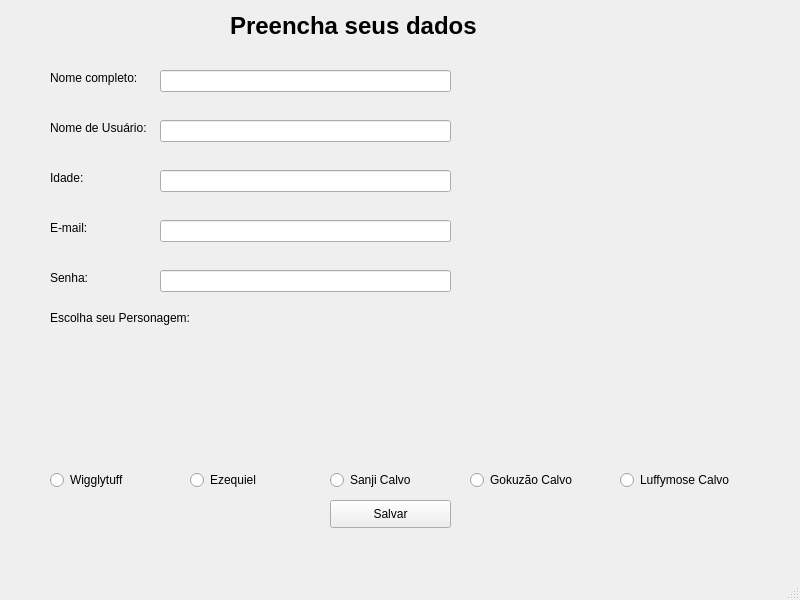
<?xml version="1.0" encoding="UTF-8"?>
<ui version="4.0">
 <class>MainWindow</class>
 <widget class="QMainWindow" name="MainWindow">
  <property name="geometry">
   <rect>
    <x>0</x>
    <y>0</y>
    <width>800</width>
    <height>600</height>
   </rect>
  </property>
  <property name="windowTitle">
   <string>MainWindow</string>
  </property>
  <widget class="QWidget" name="centralwidget">
   <widget class="QLabel" name="label">
    <property name="geometry">
     <rect>
      <x>50</x>
      <y>340</y>
      <width>121</width>
      <height>121</height>
     </rect>
    </property>
    <property name="text">
     <string/>
    </property>
    <property name="pixmap">
     <pixmap>../../Downloads/1.png</pixmap>
    </property>
    <property name="scaledContents">
     <bool>true</bool>
    </property>
    <property name="wordWrap">
     <bool>false</bool>
    </property>
   </widget>
   <widget class="QLabel" name="label_2">
    <property name="geometry">
     <rect>
      <x>190</x>
      <y>340</y>
      <width>121</width>
      <height>121</height>
     </rect>
    </property>
    <property name="text">
     <string/>
    </property>
    <property name="pixmap">
     <pixmap>../Voucher-143/prof.Pamela/qt designer/LinkExternoAula/img/ezequiel.png</pixmap>
    </property>
    <property name="scaledContents">
     <bool>true</bool>
    </property>
   </widget>
   <widget class="QLabel" name="label_3">
    <property name="geometry">
     <rect>
      <x>330</x>
      <y>340</y>
      <width>121</width>
      <height>121</height>
     </rect>
    </property>
    <property name="text">
     <string/>
    </property>
    <property name="pixmap">
     <pixmap>../../Downloads/sanji-careca.png</pixmap>
    </property>
    <property name="scaledContents">
     <bool>true</bool>
    </property>
   </widget>
   <widget class="QLabel" name="label_4">
    <property name="geometry">
     <rect>
      <x>470</x>
      <y>340</y>
      <width>131</width>
      <height>121</height>
     </rect>
    </property>
    <property name="text">
     <string/>
    </property>
    <property name="pixmap">
     <pixmap>../../Downloads/goku-careca.png</pixmap>
    </property>
    <property name="scaledContents">
     <bool>true</bool>
    </property>
   </widget>
   <widget class="QLabel" name="label_5">
    <property name="geometry">
     <rect>
      <x>620</x>
      <y>340</y>
      <width>131</width>
      <height>121</height>
     </rect>
    </property>
    <property name="text">
     <string/>
    </property>
    <property name="pixmap">
     <pixmap>../../Pictures/bald luffy.jpg</pixmap>
    </property>
    <property name="scaledContents">
     <bool>true</bool>
    </property>
   </widget>
   <widget class="QRadioButton" name="radioButton_wigglytuff">
    <property name="geometry">
     <rect>
      <x>50</x>
      <y>470</y>
      <width>95</width>
      <height>20</height>
     </rect>
    </property>
    <property name="text">
     <string>Wigglytuff</string>
    </property>
   </widget>
   <widget class="QRadioButton" name="radioButton_ezequiel">
    <property name="geometry">
     <rect>
      <x>190</x>
      <y>470</y>
      <width>95</width>
      <height>20</height>
     </rect>
    </property>
    <property name="text">
     <string>Ezequiel</string>
    </property>
   </widget>
   <widget class="QRadioButton" name="radioButton_sanji">
    <property name="geometry">
     <rect>
      <x>330</x>
      <y>470</y>
      <width>95</width>
      <height>20</height>
     </rect>
    </property>
    <property name="text">
     <string>Sanji Calvo</string>
    </property>
   </widget>
   <widget class="QRadioButton" name="radioButton_goku">
    <property name="geometry">
     <rect>
      <x>470</x>
      <y>470</y>
      <width>111</width>
      <height>20</height>
     </rect>
    </property>
    <property name="text">
     <string>Gokuzão Calvo</string>
    </property>
   </widget>
   <widget class="QRadioButton" name="radioButton_luffy">
    <property name="geometry">
     <rect>
      <x>620</x>
      <y>470</y>
      <width>121</width>
      <height>20</height>
     </rect>
    </property>
    <property name="text">
     <string>Luffymose Calvo</string>
    </property>
   </widget>
   <widget class="QLabel" name="label_6">
    <property name="geometry">
     <rect>
      <x>230</x>
      <y>0</y>
      <width>321</width>
      <height>51</height>
     </rect>
    </property>
    <property name="font">
     <font>
      <pointsize>18</pointsize>
      <weight>75</weight>
      <bold>true</bold>
     </font>
    </property>
    <property name="text">
     <string>Preencha seus dados</string>
    </property>
   </widget>
   <widget class="QLabel" name="label_7">
    <property name="geometry">
     <rect>
      <x>50</x>
      <y>70</y>
      <width>141</width>
      <height>16</height>
     </rect>
    </property>
    <property name="text">
     <string>Nome completo:</string>
    </property>
   </widget>
   <widget class="QLabel" name="label_8">
    <property name="geometry">
     <rect>
      <x>50</x>
      <y>120</y>
      <width>111</width>
      <height>16</height>
     </rect>
    </property>
    <property name="text">
     <string>Nome de Usuário:</string>
    </property>
   </widget>
   <widget class="QLabel" name="label_9">
    <property name="geometry">
     <rect>
      <x>50</x>
      <y>170</y>
      <width>55</width>
      <height>16</height>
     </rect>
    </property>
    <property name="text">
     <string>Idade:</string>
    </property>
   </widget>
   <widget class="QLabel" name="label_10">
    <property name="geometry">
     <rect>
      <x>50</x>
      <y>220</y>
      <width>55</width>
      <height>16</height>
     </rect>
    </property>
    <property name="text">
     <string>E-mail:</string>
    </property>
   </widget>
   <widget class="QLabel" name="label_11">
    <property name="geometry">
     <rect>
      <x>50</x>
      <y>270</y>
      <width>55</width>
      <height>16</height>
     </rect>
    </property>
    <property name="text">
     <string>Senha:</string>
    </property>
   </widget>
   <widget class="QLineEdit" name="lineEdit_nome_completo">
    <property name="geometry">
     <rect>
      <x>160</x>
      <y>70</y>
      <width>291</width>
      <height>22</height>
     </rect>
    </property>
   </widget>
   <widget class="QLineEdit" name="lineEdit_nome_de_usuario">
    <property name="geometry">
     <rect>
      <x>160</x>
      <y>120</y>
      <width>291</width>
      <height>22</height>
     </rect>
    </property>
   </widget>
   <widget class="QLineEdit" name="lineEdit_idade">
    <property name="geometry">
     <rect>
      <x>160</x>
      <y>170</y>
      <width>291</width>
      <height>22</height>
     </rect>
    </property>
   </widget>
   <widget class="QLineEdit" name="lineEdit_email">
    <property name="geometry">
     <rect>
      <x>160</x>
      <y>220</y>
      <width>291</width>
      <height>22</height>
     </rect>
    </property>
   </widget>
   <widget class="QLineEdit" name="lineEdit_senha">
    <property name="geometry">
     <rect>
      <x>160</x>
      <y>270</y>
      <width>291</width>
      <height>22</height>
     </rect>
    </property>
   </widget>
   <widget class="QLabel" name="label_12">
    <property name="geometry">
     <rect>
      <x>50</x>
      <y>310</y>
      <width>151</width>
      <height>16</height>
     </rect>
    </property>
    <property name="text">
     <string>Escolha seu Personagem:</string>
    </property>
   </widget>
   <widget class="QPushButton" name="pushButton_salvar">
    <property name="geometry">
     <rect>
      <x>330</x>
      <y>500</y>
      <width>121</width>
      <height>28</height>
     </rect>
    </property>
    <property name="text">
     <string>Salvar</string>
    </property>
   </widget>
  </widget>
  <widget class="QMenuBar" name="menubar">
   <property name="geometry">
    <rect>
     <x>0</x>
     <y>0</y>
     <width>800</width>
     <height>26</height>
    </rect>
   </property>
  </widget>
  <widget class="QStatusBar" name="statusbar"/>
 </widget>
 <resources/>
 <connections/>
</ui>
